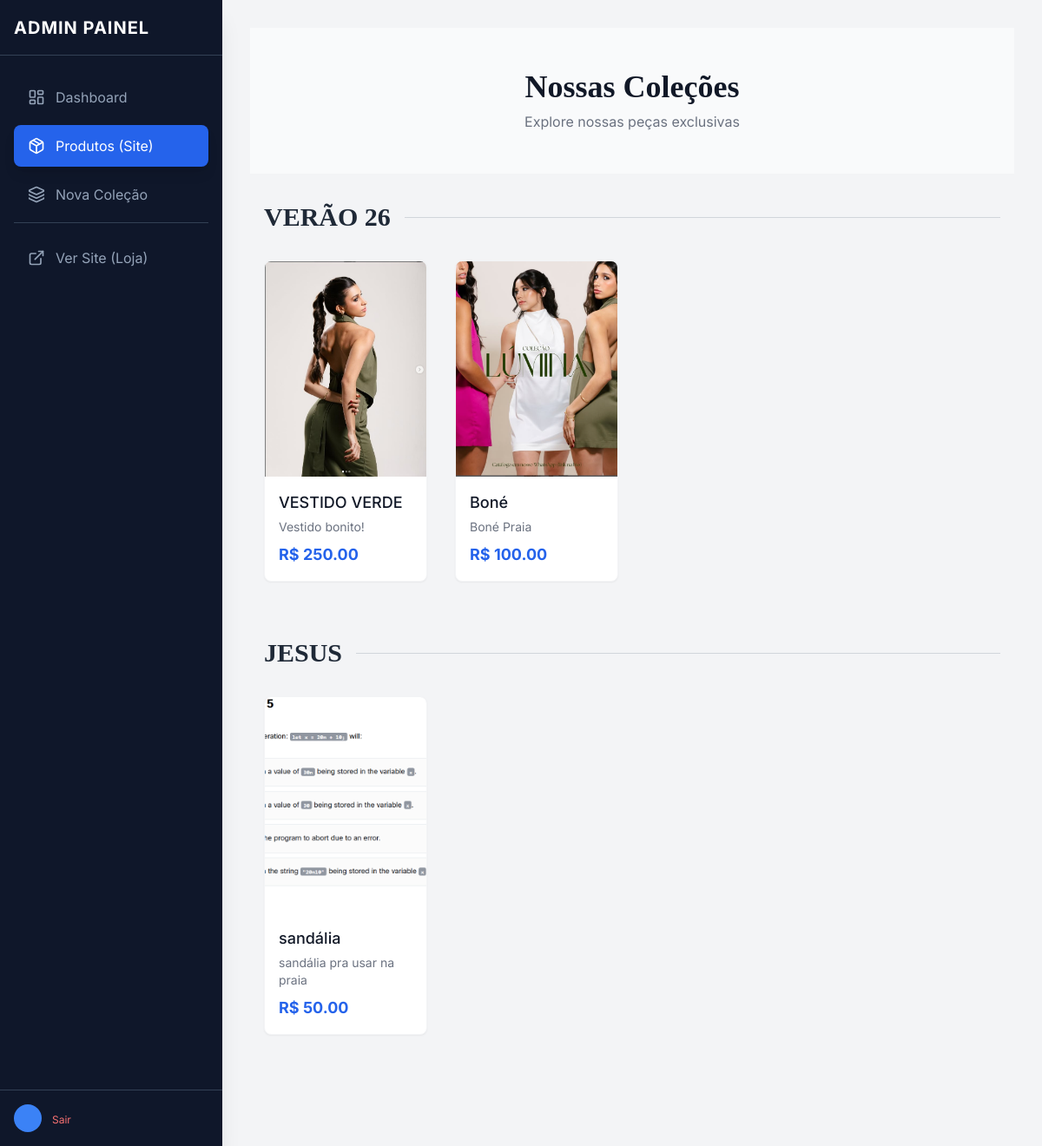
/produtos/, run on the app's committed database.
### loja/models.py (models this page shows, shortened)
class Colecao(models.Model):
    nome = models.CharField(max_length=100)
    imagem_capa = models.ImageField(upload_to='colecoes/')
    ativa = models.BooleanField(default=True)

class Produto(models.Model):
    colecao = models.ForeignKey(Colecao, on_delete=models.CASCADE, related_name='produtos')
    nome = models.CharField(max_length=200)
    preco = models.DecimalField(max_digits=10, decimal_places=2)
    foto_principal = models.ImageField(upload_to='produtos/')
    descricao = models.TextField(blank=True, null=True)
    ativo = models.BooleanField(default=True)
    tamanhos = models.ManyToManyField(Tamanho, blank=True, related_name='produtos')

### loja/views.py (the view)
# urls.py: path('produtos/', lista_produtos, name='lista_produtos'),
def lista_produtos(request):
    colecoes = Colecao.objects.prefetch_related('produtos').all()
    return render(request, 'loja/produtos.html', {'colecoes': colecoes})

### loja/templates/loja/produtos.html (shortened to what this page needs)
{% extends 'loja/admin_base.html' %}
{% block content %}
<div class="bg-gray-50 py-12 text-center">
    <h1 class="text-4xl font-bold text-gray-900" style="font-family: 'Playfair Display', serif;">Nossas Coleções</h1>
    <p class="text-gray-500 mt-2">Explore nossas peças exclusivas</p>
</div>
<div class="max-w-7xl mx-auto px-4 py-8">
    {% for colecao in colecoes %}
        {% if colecao.produtos.exists %}
        <div class="mb-16">
            <div class="flex items-center gap-4 mb-8">
                <h2 class="text-3xl font-bold text-gray-800" style="font-family: 'Playfair Display', serif;">
                    {{ colecao.nome }}
                </h2>
                <div class="h-px bg-gray-300 flex-1"></div> </div>
            <div class="grid grid-cols-1 sm:grid-cols-2 md:grid-cols-3 lg:grid-cols-4 gap-8">
                {% for produto in colecao.produtos.all %}
                    {% if produto.ativo %}
                    <div class="group">
                        <div class="relative overflow-hidden rounded-lg shadow-sm border border-gray-100 bg-white">
                            <a href="{% url 'produto_detail' produto.id %}">
                                <div class="aspect-[3/4] overflow-hidden bg-gray-200">
                                    {% if produto.foto_principal %}
                                        <img src="{{ produto.foto_principal.url }}"
                                             class="h-full w-full object-cover object-center group-hover:scale-105 transition-transform duration-500"
                                             alt="{{ produto.nome }}">
                                    {% else %}
                                        <div class="h-full w-full flex items-center justify-center text-gray-400 bg-gray-100">
                                            Sem foto
                                        </div>
                                    {% endif %}
                                </div>
                            </a>
                            <div class="p-4">
                                <h3 class="text-lg font-medium text-gray-900">
                                    <a href="{% url 'produto_detail' produto.id %}">
                                        {{ produto.nome }}
                                    </a>
                                </h3>
                                <p class="mt-1 text-sm text-gray-500 line-clamp-2">
                                    {{ produto.descricao }}
                                </p>
                                <p class="mt-2 text-lg font-bold text-blue-600">
                                    R$ {{ produto.preco }}
                                </p>
                            </div>
                        </div>
                    </div>
                    {% endif %}
                {% endfor %}
            </div>
        </div>
        {% endif %}
    {% empty %}
        <div class="text-center py-20">
            <p class="text-gray-500 text-xl">Nenhuma coleção cadastrada no momento.</p>
        </div>
    {% endfor %}
</div>
{% endblock %}

### loja/templates/loja/admin_base.html (style rules this page uses)
body { font-family: 'Inter', sans-serif; }

### data on the page
Colecao: nome "VERÃO 26"
Produto: foto_principal (picture), nome "VESTIDO VERDE", descricao "Vestido bonito!", preco "250.00"
Produto: foto_principal (picture), nome "Boné", descricao "Boné Praia", preco "100.00"
Colecao: nome "JESUS"
Produto: foto_principal (picture), nome "sandália", descricao "sandália pra usar na praia", preco "50.00"
